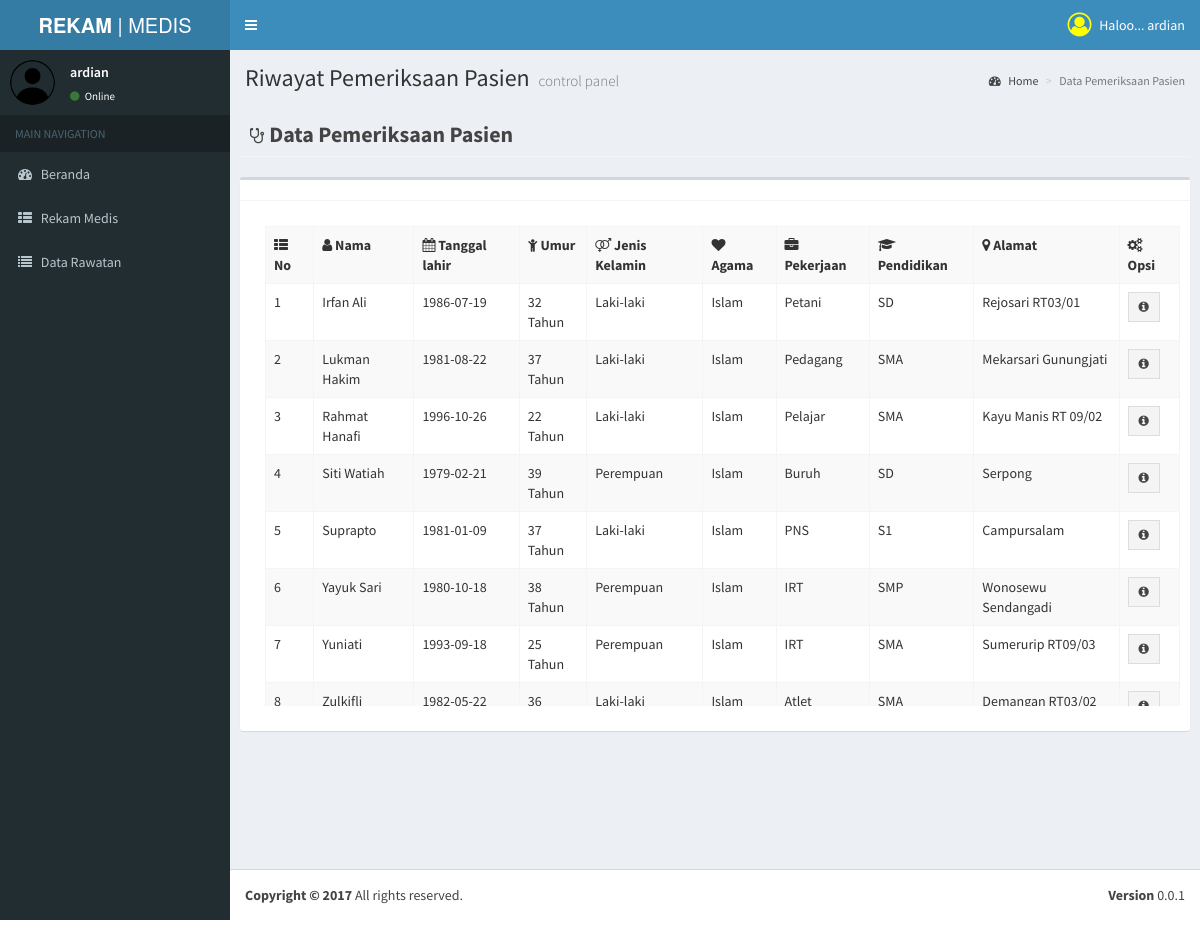
Page /admin/index.php?m=rekamMedis (signed in) on the committed database.
### tables this page shows
CREATE TABLE IF NOT EXISTS `tb_pasien` (
`id_pasien` int(11) NOT NULL,
  `nama` varchar(30) DEFAULT NULL,
  `tgl_lahir` date DEFAULT NULL,
  `jk` varchar(15) DEFAULT NULL,
  `agama` varchar(10) DEFAULT NULL,
  `pekerjaan` varchar(20) DEFAULT NULL,
  `pendidikan` varchar(10) DEFAULT NULL,
  `alamat` varchar(40) NOT NULL
);

### admin/pages/md/rekamMedis.php (the view, shortened to what this page needs)
<link rel="stylesheet" href="../css/sweetalert.css" media="screen" title="no title">
<link rel="stylesheet" href="../css/scroll.css" media="screen" title="no title">
<?php
include"../backend/koneksi.php";
 ?>
<div class="content-wrapper">
  <section class="content-header">
    <h1>
      Riwayat Pemeriksaan Pasien
      <small>control panel</small>
    </h1>
    <ol class="breadcrumb">
      <li><a href="index.php"><i class="fa fa-dashboard"></i> Home</a></li>
      <li class="active">Data Pemeriksaan Pasien</li>
    </ol>
  </section>
<section class="box-body scroll">
    <div class="row">
      <div class="col-xs-12">
        <h2 class="page-header box-header with-border">
          <i class="fa fa-stethoscope "></i><b>Data Pemeriksaan Pasien</b>
        </h2>
        <div class="box">
          <div class="box-header with-border">
          </div>
          <div class="box-body">
            <div class="inner">
            <table class="table table-bordered table-striped">
              <tr>
                <th><span class="fa fa-th-list"></span> No</th>
                <th><span class="fa fa-user"></span> Nama</th>
                <th><span class="fa fa-calendar"></span> Tanggal lahir</th>
                <th><span class="fa fa-child"></span> Umur</th>
                <th><span class="fa fa-venus-mars"></span> Jenis Kelamin</th>
                <th><span class="fa fa-heart"></span> Agama</th>
                <th><span class="fa fa-briefcase"></span> Pekerjaan</th>
                <th><span class="fa fa-graduation-cap"></span> Pendidikan</th>
                <th><span class="fa fa-map-marker"></span> Alamat</th>
                <th><span class="fa fa-cogs"></span> Opsi</th>
              </tr>
      <?php
            $n=1;
            $query = mysqli_query($koneksi,"select * from tb_pasien order by nama asc ");
            while ($row=mysqli_fetch_object($query))
            {
             ?>
      <?php
      $tgl_lahir =date_format(date_create($row->tgl_lahir), 'Y');
      $sekarang = date('Y');
      $usia = $sekarang - $tgl_lahir;
        ?>
             <tr>
               <td> <?php echo $n ?> </td>
               <td><?php echo "$row->nama"?></td>
               <td><?php echo "$row->tgl_lahir"?></td>
               <td><?php echo  $usia?> Tahun</td>
               <td><?php echo "$row->jk"?></td>
               <td><?php echo "$row->agama"?></td>
               <td><?php echo "$row->pekerjaan"?></td>
               <td><?php echo "$row->pendidikan"?></td>
               <td><?php echo "$row->alamat"?></td>
               <td>
                 <button type="button" class="btn btn-default btn-flat btn-sm" onclick="tampilRekam('<?php echo $row->id_pasien; ?>')" title="Detail" data-toggle="tooltip" data-placement="right">
                   <i class="fa fa-info-circle"></i>
                 </button>
              </td>
             </tr>
             <?php
             $n= $n+1;
    	}
     ?>
    </table>
  </div>
  </div>
</div>
</div>
    </div>
</div>

### css/scroll.css (style rules this page uses)
.scroll { overflow:hidden; }
.scroll .inner { height:480px; overflow:auto; margin:15px -300px 15px 15px; padding-right:300px; }

### rows in the picture
tb_pasien: nama "Irfan Ali", tgl_lahir "1986-07-19", jk "Laki-laki", agama "Islam", pekerjaan "Petani", pendidikan "SD", alamat "Rejosari RT03/01"
tb_pasien: nama "Lukman Hakim", tgl_lahir "1981-08-22", jk "Laki-laki", agama "Islam", pekerjaan "Pedagang", pendidikan "SMA", alamat "Mekarsari Gunungjati"
tb_pasien: nama "Rahmat Hanafi", tgl_lahir "1996-10-26", jk "Laki-laki", agama "Islam", pekerjaan "Pelajar", pendidikan "SMA", alamat "Kayu Manis RT 09/02"
tb_pasien: nama "Siti Watiah", tgl_lahir "1979-02-21", jk "Perempuan", agama "Islam", pekerjaan "Buruh", pendidikan "SD", alamat "Serpong"
tb_pasien: nama "Suprapto", tgl_lahir "1981-01-09", jk "Laki-laki", agama "Islam", pekerjaan "PNS", pendidikan "S1", alamat "Campursalam"
tb_pasien: nama "Yayuk Sari", tgl_lahir "1980-10-18", jk "Perempuan", agama "Islam", pekerjaan "IRT", pendidikan "SMP", alamat "Wonosewu Sendangadi"
tb_pasien: nama "Yuniati", tgl_lahir "1993-09-18", jk "Perempuan", agama "Islam", pekerjaan "IRT", pendidikan "SMA", alamat "Sumerurip RT09/03"
tb_pasien: nama "Zulkifli…", tgl_lahir "1982-05-22", jk "Laki-laki", agama "Islam", pekerjaan "Atlet", pendidikan "SMA", alamat "Demangan RT03/02"

### other values in the picture
$username "ardian"
